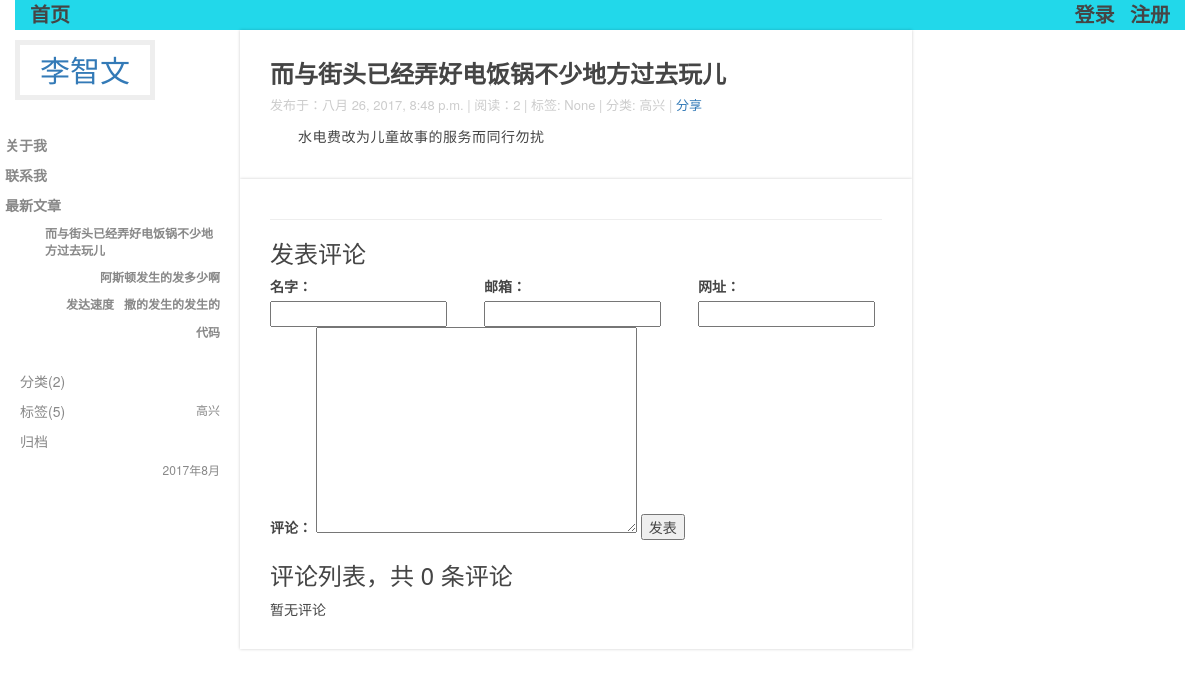
Page /post/6/ on the committed database.
### blog/models.py (models this page shows, shortened)
class Post(models.Model):
    title = models.CharField(max_length=50, verbose_name=u'标题')
    body = models.TextField(verbose_name=u'正文')
    created_time = models.DateTimeField(auto_now_add=True)
    modified_time = models.DateTimeField(auto_now=True)
    excerpt = models.CharField(max_length=200, verbose_name=u'摘要', blank=True)
    category = models.ForeignKey(Category, verbose_name=u'分类')
    tags = models.ManyToManyField(Tag, blank=True, verbose_name=u'标签')
    author = models.ForeignKey(User, verbose_name=u'作者')
    views = models.PositiveIntegerField(default=0, verbose_name=u'点击数')
    class Meta:
        verbose_name = u"正文"
        verbose_name_plural = verbose_name
    def get_absolute_url(self):
        return reverse('blog:detail', kwargs={'pk': self.pk})
    def increase_views(self):
        self.views += 1
        self.save(update_fields=['views'])
    def save(self, *args, **kwargs):
        if not self.excerpt:
            md = markdown.Markdown(extensions=[
                'markdown.extensions.extra',
                'markdown.extensions.codehilite',
            ])
            self.excerpt = strip_tags(md.convert(self.body))[:54]
        super(Post, self).save(*args, **kwargs)

class Category(models.Model):
    name = models.CharField(max_length=100, verbose_name=u'分类')
    class Meta:
        verbose_name = u"分类"
        verbose_name_plural = verbose_name

### blog/views.py (the view)
# urls.py: url(r'^post/(?P<pk>[0-9]+)/$', views.detail, name='detail'),
def detail(request, pk):
    intro = Intro.objects.all()
    post = get_object_or_404(Post, pk=pk)
    post.increase_views()
    post.body = markdown.markdown(post.body,
                                  extensions=[
                                      'markdown.extensions.extra',
                                      'markdown.extensions.codehilite',
                                      'markdown.extensions.toc',
                                  ])
    form = CommentForm()
    comment_list = post.comment_set.all()
    return render(request, 'article.html', context={'post': post,
                                                    'intro': intro,
                                                    'form': form,
                                                    'comment_list': comment_list})

### comments/forms.py
class CommentForm(forms.ModelForm):
    class Meta:
        model = Comment
        fields = ['name', 'email', 'url', 'text']

### blog/templatetags/blog_tags.py (called while the page is built)
@register.simple_tag
def get_recent_posts(num=5):
    return Post.objects.all().order_by('-created_time')[:num]

@register.simple_tag
def archives():
    return Post.objects.dates('created_time', 'month', order='DESC')

@register.simple_tag
def get_categories():
    return Category.objects.all()

### templates/article.html (shortened to what this page needs)
{% extends 'base.html' %}
{% block main %}
    <div class="article">
    <h1 class="title">{{ post.title }}</h1>
    <div class="status">发布于：{{ post.created_time }} | 阅读：{{ post.views }} | 标签: {{ post.tags.name }} | 分类: {{ post.category.name }} |
        <a href="{% url 'blog:post_share' post.id %}">分享</a></div>
    <div class="content">
        <p>
            {{ post.body|safe|linebreaks }}
        </p>
    </div>
  </div>
    <section class="comment-area" >
        <hr>
        <h3>发表评论</h3>
        <form action="{% url 'comments:post_comment' post.pk %}" method="post" class="comment-form">
            <div class="row">
                <div class="col-md-4">
                    <label for="{{ form.name.id_for_label }}">名字：</label>
                    {{ form.name }}
                </div>
                <div class="col-md-4">
                    <label for="{{ form.email.id_for_label }}">邮箱：</label>
                    {{ form.email }}
                </div>
                <div class="col-md-4">
                    <label for="{{ form.url.id_for_label }}">网址：</label>
                    {{ form.url }}
                </div>
                <div class="col-md-12">
                    <label for="{{ form.text.id_for_label }}">评论：</label>
                    {{ form.text }}
                    <button type="submit" class="comment-btn">发表</button>
                </div>
            </div>
        </form>
        <div class="comment-list-panel">
            <h3>评论列表，共 <span>{{ post.comment_set.count }}</span> 条评论</h3>
            <ul class="comment-list list-unstyled">
                {% for comment in comment_list %}
                    <li class="comment-item">
                    <span class="nickname">{{ comment.name }}</span>
                    <time class="submit-date" >{{ comment.created_time }} 14:56</time>
                    <div class="text">
                        {{ comment.text }}
                    </div>
                </li>
                    {% empty %}
                    暂无评论
                {% endfor %}
            </ul>
        </div>
    </section>
{% endblock main %}

### templates/base.html (shortened to what this page needs)
{% load staticfiles %}
{% load blog_tags %}
<!DOCTYPE html>
<html lang="en">
<head>
  <link rel="stylesheet" href="{% static 'css/normalize.css' %}">
  <link rel="stylesheet" href="{% static 'css/main.css' %}">
 <link rel="stylesheet" href="{% static 'css/bootstrap.css' %}">
</head>
<body>
<div class="nav">
    <div class="container clear-float">
        <div class="fl">
            <a href="{% url 'blog:index' %}">首页</a>
        </div>
        <div class="fr">
        {% if request.user.is_authenticated %}
         Hello&nbsp;,{{ request.user.first_name }},
                    <a href="{% url "logout" %}">登出</a>
               {% else %}
                    <ul>
                        <li>
                            <a href="{% url "login" %}">登录</a>&nbsp;&nbsp;&nbsp;
                            <a href="{% url 'register' %}">注册</a>
                        </li>
                    </ul>
        {% endif %}
        </div>
    </div>
</div>
<div class="side-bar">
  <div class="header">
    <a href="{% url 'blog:index' %}" class="logo">李智文</a>
  </div>
  <div class="nav">
    <a href="#" class="item">关于我</a>
    <a href="#" class="item">联系我</a>
    <a href="#" class="item">最新文章</a>
      <div class="tags_body">
      {% get_recent_posts as recent_post_list %}
      <ul>
          {% for post in recent_post_list %}
        <li>
          <a href="{{ post.get_absolute_url }}">{{ post.title }}</a>
        </li>
          {% empty %}
          暂无文章！
          {% endfor %}
      </ul>
    </div>
  </div>
  <div class="tag-list">
    <a href="#" class="item">分类(2)</a>
        <div class="tags_body">
      {% get_categories as category_list %}
      <ul>
          {% for category in category_list %}
        <li>
          <a href="{% url 'blog:category' category.pk %}">{{ category.name }}</a>
        </li>
          {% empty %}
          暂无文章！
          {% endfor %}
      </ul>
    </div>
    <a href="#" class="item">标签(5)</a>
    <a href="#" class="item">归档</a>
      <div class="tags_body">
      {% archives as date_list %}
      <ul>
          {% for date in date_list %}
        <li>
          <a href="{% url 'blog:archives' date.year date.month %}">{{ date.year }}年{{ date.month }}月</a>
        </li>
          {% empty %}
          暂无归档！
          {% endfor %}
      </ul>
    </div>
  </div>
</div>
<div class="main">
{% block main %}
{% endblock main %}
</div>
</body>
</html>

### static/css/main.css (style rules this page uses)
body { background: #454545; line-height:1.7; }
a { text-decoration:none; }
a, body { color:#eee; }
.side-bar { float: left; width: 20%; }
.side-bar > * { padding:10px 15px; }
.side-bar .nav a, .side-bar .tag-list a { display: block; padding:5px; color:#888; -webkit-transition: color 200ms ; -o-transition: color 200ms ; transition: color 200ms ; }
.side-bar .nav a { font-weight: 700; }
.tags_body ul { margin:0; }
.tags_body li { list-style:none; }
.tags_body a { display:block; font-size:12px; }
.main { float: right; width: 80%; color: #454545; }
.header .logo { line-height:1; border:5px solid #eee; padding:10px 20px; font-size:30px; display: inline-block; margin-bottom:10px; }
.article-list, .article, .article-page, .comment-area { margin-right:30%; background: #fff; padding:20px 30px; -webkit-box-shadow: 0 0 3px rgba(0,0,0,0.2); box-shadow: 0 0 3px rgba(0,0,0,0.2); }
.article-list .item .title, .article .title { font-size:24px; font-weight:700; }
.article-list .item .status, .article .status { font-size: 13px; color: #ccc; }
.article-list .item > *, .article > * { margin:10px 0; }
p { line-height: 1.7em; text-indent: 2em; letter-spacing: 0.5px; word-spacing: 2px; }
.container { height: 30px; display: block; margin: 0 auto; background:#22D8EA; }
.fl { float: left; }
.fr, nav ul,li { float: right; display:block; }
.clear-float:after, .clear-float:before { content: ' '; display: block; clear: both; }
.container a { color: #454545; font-size: 20px; font-weight:bold; }

### rows in the picture
Post: title "而与街头已经弄好电饭锅不少地方过去玩儿", created_time "八月 26, 2017, 8:48 p.m.", views "2", tags.name "None", category.name "高兴", body "水电费改为儿童故事的服务而同行勿扰", comment_set.count "0"
Post: title "阿斯顿发生的发多少啊"
Post: title "撒的发生的发生的"
Post: title "发达速度"
Post: title "代码"
Category: name "高兴"

### other values in the picture
{{ date.year }} "2017"
{{ date.month }} "8"
